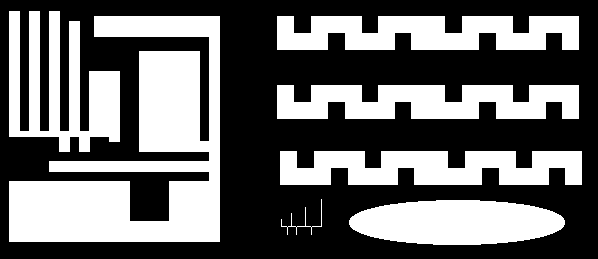
%> input picture lab11/ccl1.png, 598 x 259 px
$ octave zad1.m   (GNU Octave 9; MATLAB toolbox functions it lacks are replaced by stand-ins)
%> lines starting %> are read from the running program, lines starting %| are printed output that depends on the picture; in (x1, y1, x2, y2) boxes, pixels count from 0 and x2, y2 are one past the last pixel; in counts of white or black regions, pixels touching at a corner belong together; the program's own positions count from 1
### lab11-Indeksacja/myroot.m
function root_ = myroot(index, array)
    root_ = index;

    while root_ ~= array(root_)
        root_ = array(root_);
    end
end

### lab11/zad1.m
clc; close all;clearvars;

image = imread("ccl1.png");
%> image is the input picture: size 259x598 uint8; 41.1% white; 7 white regions, largest, box (x1, y1, x2, y2) and area: (9, 16, 220, 242) 23561, (9, 11, 120, 152) 8081, (277, 16, 579, 50) 8024

figure;
imshow(image)
title("oryginal image");

[YY, XX] = size(image);
%> YY = 259; XX = 598
L = 1;

N = 100;
id = 1:N;

lut = zeros(N);


for y = 2:(YY-1)
    for x = 2:(XX-1)
        if image(y,x) == 255
            sasiedzi = [image(y-1,x-1), image(y-1,x), image(y-1, x+1), image(y, x-1)];
            suma = sum(sasiedzi);
            if suma == 0
                image(y,x) = L;
                L = L+1;
            elseif suma > 0
                nonzero = nonzeros(sasiedzi);
                    min_ = min(nonzero);
                    max_ = max(nonzero);
                    if min_ == max_
                        image(y, x) = min_;
                    else
                        image(y, x) = min_;
                        najmniejsiSasiedzi = nonzero(nonzero~=min_);
                        najmniejszySasiad = min(najmniejsiSasiedzi);

                        id = union(min_, najmniejszySasiad, id);
                    end
            end
        end
    end
end
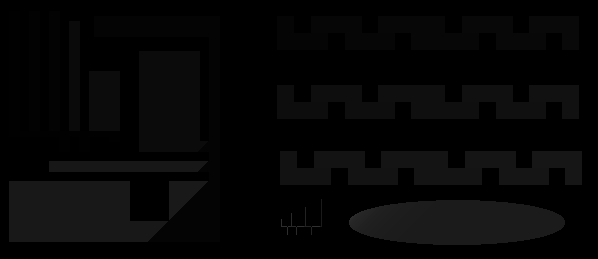
%> image: size 259x598 uint8; min 0, max 48, mean 6.1
%> after the loop, L = 49; id = 100 values, max 100 at index 100, min 2 at index 1, mean 51.53; max_ = 27; min_ = 27; najmniejsiSasiedzi = 24; najmniejszySasiad = 24; nonzero = [27; 27; 27; 27]; sasiedzi = [27 27 27 27]; suma = 108

image1 = image;

for i = 1:N
    lut(i) = myroot(i, id);
end
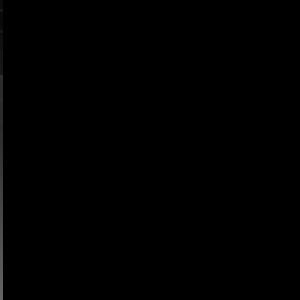
%> lut: size 100x100 double (shown 3 times larger); min 0, max 100, mean 0.5

for y = 2:(YY-1)
    for x = 2:(XX-1)
        if (image(y,x) > 0)
            image(y,x) = lut(image1(y,x));
        end
    end
end

figure;
imshow(label2rgb(image1))
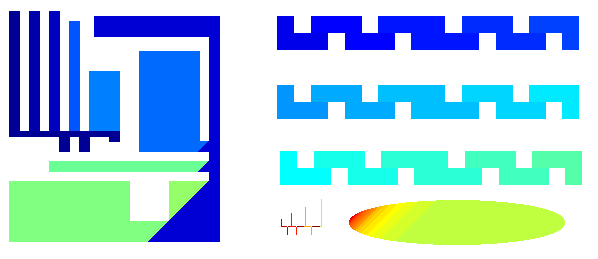
%> displayed picture: size 259x598x3, on the screen's scale of 0 to 255; mean R, G, B 171.3, 210.8, 229.1
title("final result before lut")

figure;
imshow(imread("ccl1Result.png"))
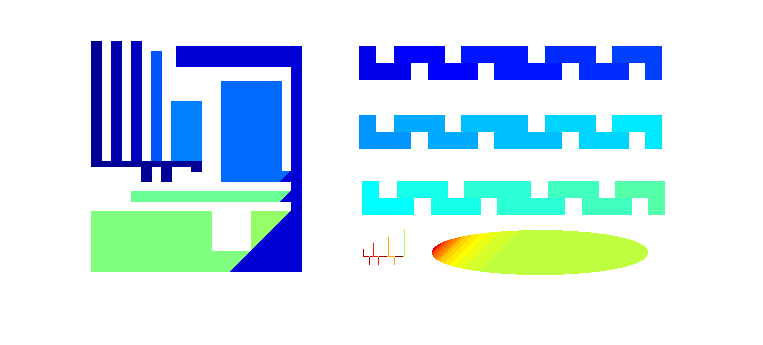
%> input picture lab11/ccl1Result.png, 763 x 345 px
title("Reference result")

figure;
imshow(label2rgb(image))
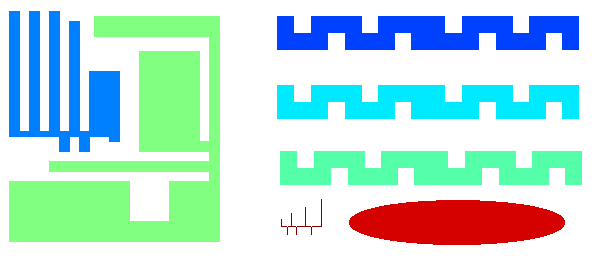
%> displayed picture: size 259x598x3, on the screen's scale of 0 to 255; mean R, G, B 184.9, 224.4, 218.3
title("final result after lut")
